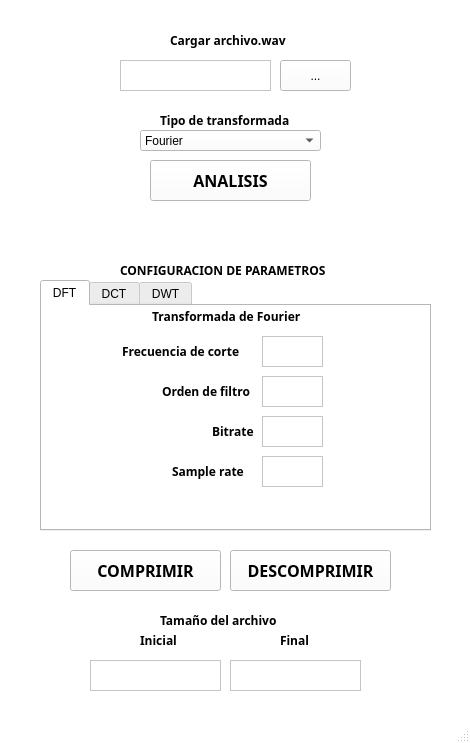
<?xml version="1.0" encoding="UTF-8"?>
<ui version="4.0">
 <class>MainWindow</class>
 <widget class="QMainWindow" name="MainWindow">
  <property name="enabled">
   <bool>true</bool>
  </property>
  <property name="geometry">
   <rect>
    <x>0</x>
    <y>0</y>
    <width>470</width>
    <height>743</height>
   </rect>
  </property>
  <property name="baseSize">
   <size>
    <width>400</width>
    <height>500</height>
   </size>
  </property>
  <property name="palette">
   <palette>
    <active>
     <colorrole role="WindowText">
      <brush brushstyle="SolidPattern">
       <color alpha="255">
        <red>0</red>
        <green>0</green>
        <blue>0</blue>
       </color>
      </brush>
     </colorrole>
     <colorrole role="Button">
      <brush brushstyle="SolidPattern">
       <color alpha="255">
        <red>255</red>
        <green>255</green>
        <blue>255</blue>
       </color>
      </brush>
     </colorrole>
     <colorrole role="Light">
      <brush brushstyle="SolidPattern">
       <color alpha="255">
        <red>255</red>
        <green>255</green>
        <blue>255</blue>
       </color>
      </brush>
     </colorrole>
     <colorrole role="Midlight">
      <brush brushstyle="SolidPattern">
       <color alpha="255">
        <red>255</red>
        <green>255</green>
        <blue>255</blue>
       </color>
      </brush>
     </colorrole>
     <colorrole role="Dark">
      <brush brushstyle="SolidPattern">
       <color alpha="255">
        <red>127</red>
        <green>127</green>
        <blue>127</blue>
       </color>
      </brush>
     </colorrole>
     <colorrole role="Mid">
      <brush brushstyle="SolidPattern">
       <color alpha="255">
        <red>170</red>
        <green>170</green>
        <blue>170</blue>
       </color>
      </brush>
     </colorrole>
     <colorrole role="Text">
      <brush brushstyle="SolidPattern">
       <color alpha="255">
        <red>0</red>
        <green>0</green>
        <blue>0</blue>
       </color>
      </brush>
     </colorrole>
     <colorrole role="BrightText">
      <brush brushstyle="SolidPattern">
       <color alpha="255">
        <red>255</red>
        <green>255</green>
        <blue>255</blue>
       </color>
      </brush>
     </colorrole>
     <colorrole role="ButtonText">
      <brush brushstyle="SolidPattern">
       <color alpha="255">
        <red>0</red>
        <green>0</green>
        <blue>0</blue>
       </color>
      </brush>
     </colorrole>
     <colorrole role="Base">
      <brush brushstyle="SolidPattern">
       <color alpha="255">
        <red>255</red>
        <green>255</green>
        <blue>255</blue>
       </color>
      </brush>
     </colorrole>
     <colorrole role="Window">
      <brush brushstyle="SolidPattern">
       <color alpha="255">
        <red>255</red>
        <green>255</green>
        <blue>255</blue>
       </color>
      </brush>
     </colorrole>
     <colorrole role="Shadow">
      <brush brushstyle="SolidPattern">
       <color alpha="255">
        <red>0</red>
        <green>0</green>
        <blue>0</blue>
       </color>
      </brush>
     </colorrole>
     <colorrole role="AlternateBase">
      <brush brushstyle="SolidPattern">
       <color alpha="255">
        <red>255</red>
        <green>255</green>
        <blue>255</blue>
       </color>
      </brush>
     </colorrole>
     <colorrole role="ToolTipBase">
      <brush brushstyle="SolidPattern">
       <color alpha="255">
        <red>255</red>
        <green>255</green>
        <blue>220</blue>
       </color>
      </brush>
     </colorrole>
     <colorrole role="ToolTipText">
      <brush brushstyle="SolidPattern">
       <color alpha="255">
        <red>0</red>
        <green>0</green>
        <blue>0</blue>
       </color>
      </brush>
     </colorrole>
     <colorrole role="PlaceholderText">
      <brush brushstyle="SolidPattern">
       <color alpha="127">
        <red>0</red>
        <green>0</green>
        <blue>0</blue>
       </color>
      </brush>
     </colorrole>
    </active>
    <inactive>
     <colorrole role="WindowText">
      <brush brushstyle="SolidPattern">
       <color alpha="255">
        <red>0</red>
        <green>0</green>
        <blue>0</blue>
       </color>
      </brush>
     </colorrole>
     <colorrole role="Button">
      <brush brushstyle="SolidPattern">
       <color alpha="255">
        <red>255</red>
        <green>255</green>
        <blue>255</blue>
       </color>
      </brush>
     </colorrole>
     <colorrole role="Light">
      <brush brushstyle="SolidPattern">
       <color alpha="255">
        <red>255</red>
        <green>255</green>
        <blue>255</blue>
       </color>
      </brush>
     </colorrole>
     <colorrole role="Midlight">
      <brush brushstyle="SolidPattern">
       <color alpha="255">
        <red>255</red>
        <green>255</green>
        <blue>255</blue>
       </color>
      </brush>
     </colorrole>
     <colorrole role="Dark">
      <brush brushstyle="SolidPattern">
       <color alpha="255">
        <red>127</red>
        <green>127</green>
        <blue>127</blue>
       </color>
      </brush>
     </colorrole>
     <colorrole role="Mid">
      <brush brushstyle="SolidPattern">
       <color alpha="255">
        <red>170</red>
        <green>170</green>
        <blue>170</blue>
       </color>
      </brush>
     </colorrole>
     <colorrole role="Text">
      <brush brushstyle="SolidPattern">
       <color alpha="255">
        <red>0</red>
        <green>0</green>
        <blue>0</blue>
       </color>
      </brush>
     </colorrole>
     <colorrole role="BrightText">
      <brush brushstyle="SolidPattern">
       <color alpha="255">
        <red>255</red>
        <green>255</green>
        <blue>255</blue>
       </color>
      </brush>
     </colorrole>
     <colorrole role="ButtonText">
      <brush brushstyle="SolidPattern">
       <color alpha="255">
        <red>0</red>
        <green>0</green>
        <blue>0</blue>
       </color>
      </brush>
     </colorrole>
     <colorrole role="Base">
      <brush brushstyle="SolidPattern">
       <color alpha="255">
        <red>255</red>
        <green>255</green>
        <blue>255</blue>
       </color>
      </brush>
     </colorrole>
     <colorrole role="Window">
      <brush brushstyle="SolidPattern">
       <color alpha="255">
        <red>255</red>
        <green>255</green>
        <blue>255</blue>
       </color>
      </brush>
     </colorrole>
     <colorrole role="Shadow">
      <brush brushstyle="SolidPattern">
       <color alpha="255">
        <red>0</red>
        <green>0</green>
        <blue>0</blue>
       </color>
      </brush>
     </colorrole>
     <colorrole role="AlternateBase">
      <brush brushstyle="SolidPattern">
       <color alpha="255">
        <red>255</red>
        <green>255</green>
        <blue>255</blue>
       </color>
      </brush>
     </colorrole>
     <colorrole role="ToolTipBase">
      <brush brushstyle="SolidPattern">
       <color alpha="255">
        <red>255</red>
        <green>255</green>
        <blue>220</blue>
       </color>
      </brush>
     </colorrole>
     <colorrole role="ToolTipText">
      <brush brushstyle="SolidPattern">
       <color alpha="255">
        <red>0</red>
        <green>0</green>
        <blue>0</blue>
       </color>
      </brush>
     </colorrole>
     <colorrole role="PlaceholderText">
      <brush brushstyle="SolidPattern">
       <color alpha="127">
        <red>0</red>
        <green>0</green>
        <blue>0</blue>
       </color>
      </brush>
     </colorrole>
    </inactive>
    <disabled>
     <colorrole role="WindowText">
      <brush brushstyle="SolidPattern">
       <color alpha="255">
        <red>127</red>
        <green>127</green>
        <blue>127</blue>
       </color>
      </brush>
     </colorrole>
     <colorrole role="Button">
      <brush brushstyle="SolidPattern">
       <color alpha="255">
        <red>255</red>
        <green>255</green>
        <blue>255</blue>
       </color>
      </brush>
     </colorrole>
     <colorrole role="Light">
      <brush brushstyle="SolidPattern">
       <color alpha="255">
        <red>255</red>
        <green>255</green>
        <blue>255</blue>
       </color>
      </brush>
     </colorrole>
     <colorrole role="Midlight">
      <brush brushstyle="SolidPattern">
       <color alpha="255">
        <red>255</red>
        <green>255</green>
        <blue>255</blue>
       </color>
      </brush>
     </colorrole>
     <colorrole role="Dark">
      <brush brushstyle="SolidPattern">
       <color alpha="255">
        <red>127</red>
        <green>127</green>
        <blue>127</blue>
       </color>
      </brush>
     </colorrole>
     <colorrole role="Mid">
      <brush brushstyle="SolidPattern">
       <color alpha="255">
        <red>170</red>
        <green>170</green>
        <blue>170</blue>
       </color>
      </brush>
     </colorrole>
     <colorrole role="Text">
      <brush brushstyle="SolidPattern">
       <color alpha="255">
        <red>127</red>
        <green>127</green>
        <blue>127</blue>
       </color>
      </brush>
     </colorrole>
     <colorrole role="BrightText">
      <brush brushstyle="SolidPattern">
       <color alpha="255">
        <red>255</red>
        <green>255</green>
        <blue>255</blue>
       </color>
      </brush>
     </colorrole>
     <colorrole role="ButtonText">
      <brush brushstyle="SolidPattern">
       <color alpha="255">
        <red>127</red>
        <green>127</green>
        <blue>127</blue>
       </color>
      </brush>
     </colorrole>
     <colorrole role="Base">
      <brush brushstyle="SolidPattern">
       <color alpha="255">
        <red>255</red>
        <green>255</green>
        <blue>255</blue>
       </color>
      </brush>
     </colorrole>
     <colorrole role="Window">
      <brush brushstyle="SolidPattern">
       <color alpha="255">
        <red>255</red>
        <green>255</green>
        <blue>255</blue>
       </color>
      </brush>
     </colorrole>
     <colorrole role="Shadow">
      <brush brushstyle="SolidPattern">
       <color alpha="255">
        <red>0</red>
        <green>0</green>
        <blue>0</blue>
       </color>
      </brush>
     </colorrole>
     <colorrole role="AlternateBase">
      <brush brushstyle="SolidPattern">
       <color alpha="255">
        <red>255</red>
        <green>255</green>
        <blue>255</blue>
       </color>
      </brush>
     </colorrole>
     <colorrole role="ToolTipBase">
      <brush brushstyle="SolidPattern">
       <color alpha="255">
        <red>255</red>
        <green>255</green>
        <blue>220</blue>
       </color>
      </brush>
     </colorrole>
     <colorrole role="ToolTipText">
      <brush brushstyle="SolidPattern">
       <color alpha="255">
        <red>0</red>
        <green>0</green>
        <blue>0</blue>
       </color>
      </brush>
     </colorrole>
     <colorrole role="PlaceholderText">
      <brush brushstyle="SolidPattern">
       <color alpha="127">
        <red>127</red>
        <green>127</green>
        <blue>127</blue>
       </color>
      </brush>
     </colorrole>
    </disabled>
   </palette>
  </property>
  <property name="font">
   <font>
    <bold>false</bold>
   </font>
  </property>
  <property name="windowTitle">
   <string>Compresor de audio</string>
  </property>
  <property name="documentMode">
   <bool>false</bool>
  </property>
  <widget class="QWidget" name="centralwidget">
   <widget class="QComboBox" name="cbx_transformada">
    <property name="geometry">
     <rect>
      <x>140</x>
      <y>130</y>
      <width>181</width>
      <height>21</height>
     </rect>
    </property>
    <property name="font">
     <font>
      <family>Arial</family>
      <bold>false</bold>
     </font>
    </property>
    <item>
     <property name="text">
      <string>Fourier</string>
     </property>
    </item>
    <item>
     <property name="text">
      <string>Coseno discreto</string>
     </property>
    </item>
    <item>
     <property name="text">
      <string>Wavelet</string>
     </property>
    </item>
   </widget>
   <widget class="QLabel" name="label">
    <property name="geometry">
     <rect>
      <x>160</x>
      <y>110</y>
      <width>151</width>
      <height>21</height>
     </rect>
    </property>
    <property name="font">
     <font>
      <family>Arial Black</family>
      <italic>false</italic>
      <bold>true</bold>
     </font>
    </property>
    <property name="text">
     <string>Tipo de transformada</string>
    </property>
   </widget>
   <widget class="QPushButton" name="button_comprimir">
    <property name="geometry">
     <rect>
      <x>70</x>
      <y>550</y>
      <width>151</width>
      <height>41</height>
     </rect>
    </property>
    <property name="font">
     <font>
      <family>Arial Black</family>
      <pointsize>12</pointsize>
      <italic>false</italic>
      <bold>true</bold>
      <kerning>true</kerning>
     </font>
    </property>
    <property name="text">
     <string>COMPRIMIR</string>
    </property>
    <property name="checkable">
     <bool>false</bool>
    </property>
   </widget>
   <widget class="QToolButton" name="cargar_button">
    <property name="geometry">
     <rect>
      <x>280</x>
      <y>60</y>
      <width>71</width>
      <height>31</height>
     </rect>
    </property>
    <property name="text">
     <string>...</string>
    </property>
   </widget>
   <widget class="QLabel" name="label_2">
    <property name="geometry">
     <rect>
      <x>170</x>
      <y>30</y>
      <width>131</width>
      <height>21</height>
     </rect>
    </property>
    <property name="font">
     <font>
      <family>Arial Black</family>
      <italic>false</italic>
      <bold>true</bold>
     </font>
    </property>
    <property name="text">
     <string>Cargar archivo.wav</string>
    </property>
   </widget>
   <widget class="QTextEdit" name="texteditor1">
    <property name="enabled">
     <bool>false</bool>
    </property>
    <property name="geometry">
     <rect>
      <x>120</x>
      <y>60</y>
      <width>151</width>
      <height>31</height>
     </rect>
    </property>
   </widget>
   <widget class="QPushButton" name="button_descomprimir">
    <property name="geometry">
     <rect>
      <x>230</x>
      <y>550</y>
      <width>161</width>
      <height>41</height>
     </rect>
    </property>
    <property name="font">
     <font>
      <family>Arial Black</family>
      <pointsize>12</pointsize>
      <italic>false</italic>
      <bold>true</bold>
      <kerning>true</kerning>
     </font>
    </property>
    <property name="text">
     <string>DESCOMPRIMIR</string>
    </property>
    <property name="checkable">
     <bool>false</bool>
    </property>
   </widget>
   <widget class="QPushButton" name="button_analisis">
    <property name="geometry">
     <rect>
      <x>150</x>
      <y>160</y>
      <width>161</width>
      <height>41</height>
     </rect>
    </property>
    <property name="font">
     <font>
      <family>Arial Black</family>
      <pointsize>12</pointsize>
      <italic>false</italic>
      <bold>true</bold>
      <kerning>true</kerning>
     </font>
    </property>
    <property name="text">
     <string>ANALISIS</string>
    </property>
    <property name="checkable">
     <bool>false</bool>
    </property>
   </widget>
   <widget class="QTabWidget" name="tabWidget">
    <property name="geometry">
     <rect>
      <x>40</x>
      <y>280</y>
      <width>391</width>
      <height>251</height>
     </rect>
    </property>
    <property name="currentIndex">
     <number>0</number>
    </property>
    <widget class="QWidget" name="tab_3">
     <attribute name="title">
      <string>DFT</string>
     </attribute>
     <widget class="QTextEdit" name="textEdit_DFT_Orden">
      <property name="geometry">
       <rect>
        <x>220</x>
        <y>70</y>
        <width>61</width>
        <height>31</height>
       </rect>
      </property>
     </widget>
     <widget class="QLabel" name="label_3">
      <property name="geometry">
       <rect>
        <x>110</x>
        <y>0</y>
        <width>171</width>
        <height>21</height>
       </rect>
      </property>
      <property name="font">
       <font>
        <family>Arial Black</family>
        <italic>false</italic>
        <bold>true</bold>
       </font>
      </property>
      <property name="text">
       <string>Transformada de Fourier</string>
      </property>
     </widget>
     <widget class="QTextEdit" name="textEdit_DFT_f_corte">
      <property name="geometry">
       <rect>
        <x>220</x>
        <y>30</y>
        <width>61</width>
        <height>31</height>
       </rect>
      </property>
     </widget>
     <widget class="QTextEdit" name="textEdit_fft_bitrate">
      <property name="geometry">
       <rect>
        <x>220</x>
        <y>110</y>
        <width>61</width>
        <height>31</height>
       </rect>
      </property>
     </widget>
     <widget class="QLabel" name="label_10">
      <property name="geometry">
       <rect>
        <x>80</x>
        <y>20</y>
        <width>141</width>
        <height>51</height>
       </rect>
      </property>
      <property name="font">
       <font>
        <family>Arial Black</family>
        <italic>false</italic>
        <bold>true</bold>
       </font>
      </property>
      <property name="text">
       <string>Frecuencia de corte</string>
      </property>
     </widget>
     <widget class="QLabel" name="label_11">
      <property name="geometry">
       <rect>
        <x>120</x>
        <y>60</y>
        <width>101</width>
        <height>51</height>
       </rect>
      </property>
      <property name="font">
       <font>
        <family>Arial Black</family>
        <italic>false</italic>
        <bold>true</bold>
       </font>
      </property>
      <property name="text">
       <string>Orden de filtro</string>
      </property>
     </widget>
     <widget class="QLabel" name="label_12">
      <property name="geometry">
       <rect>
        <x>170</x>
        <y>100</y>
        <width>51</width>
        <height>51</height>
       </rect>
      </property>
      <property name="font">
       <font>
        <family>Arial Black</family>
        <italic>false</italic>
        <bold>true</bold>
       </font>
      </property>
      <property name="text">
       <string>Bitrate</string>
      </property>
     </widget>
     <widget class="QLabel" name="label_13">
      <property name="geometry">
       <rect>
        <x>130</x>
        <y>140</y>
        <width>81</width>
        <height>51</height>
       </rect>
      </property>
      <property name="font">
       <font>
        <family>Arial Black</family>
        <italic>false</italic>
        <bold>true</bold>
       </font>
      </property>
      <property name="text">
       <string>Sample rate</string>
      </property>
     </widget>
     <widget class="QTextEdit" name="textEdit_fft_samplerate">
      <property name="geometry">
       <rect>
        <x>220</x>
        <y>150</y>
        <width>61</width>
        <height>31</height>
       </rect>
      </property>
     </widget>
    </widget>
    <widget class="QWidget" name="tab_4">
     <attribute name="title">
      <string>DCT</string>
     </attribute>
     <widget class="QLabel" name="label_5">
      <property name="geometry">
       <rect>
        <x>70</x>
        <y>0</y>
        <width>251</width>
        <height>21</height>
       </rect>
      </property>
      <property name="font">
       <font>
        <family>Arial Black</family>
        <italic>false</italic>
        <bold>true</bold>
       </font>
      </property>
      <property name="text">
       <string>Transformada de Discreta del Coseno</string>
      </property>
     </widget>
     <widget class="QTextEdit" name="textEdit_DCT_Umbral_de_corte">
      <property name="geometry">
       <rect>
        <x>190</x>
        <y>40</y>
        <width>61</width>
        <height>31</height>
       </rect>
      </property>
     </widget>
     <widget class="QLabel" name="label_14">
      <property name="geometry">
       <rect>
        <x>130</x>
        <y>30</y>
        <width>51</width>
        <height>51</height>
       </rect>
      </property>
      <property name="font">
       <font>
        <family>Arial Black</family>
        <italic>false</italic>
        <bold>true</bold>
       </font>
      </property>
      <property name="text">
       <string>Umbral</string>
      </property>
     </widget>
     <widget class="QTextEdit" name="textEdit_DCT_bitrate">
      <property name="geometry">
       <rect>
        <x>190</x>
        <y>90</y>
        <width>61</width>
        <height>31</height>
       </rect>
      </property>
     </widget>
     <widget class="QLabel" name="label_15">
      <property name="geometry">
       <rect>
        <x>100</x>
        <y>120</y>
        <width>81</width>
        <height>51</height>
       </rect>
      </property>
      <property name="font">
       <font>
        <family>Arial Black</family>
        <italic>false</italic>
        <bold>true</bold>
       </font>
      </property>
      <property name="text">
       <string>Sample rate</string>
      </property>
     </widget>
     <widget class="QLabel" name="label_16">
      <property name="geometry">
       <rect>
        <x>140</x>
        <y>80</y>
        <width>51</width>
        <height>51</height>
       </rect>
      </property>
      <property name="font">
       <font>
        <family>Arial Black</family>
        <italic>false</italic>
        <bold>true</bold>
       </font>
      </property>
      <property name="text">
       <string>Bitrate</string>
      </property>
     </widget>
     <widget class="QTextEdit" name="textEdit_DCT_samplerate_">
      <property name="geometry">
       <rect>
        <x>190</x>
        <y>130</y>
        <width>61</width>
        <height>31</height>
       </rect>
      </property>
     </widget>
    </widget>
    <widget class="QWidget" name="tab_7">
     <attribute name="title">
      <string>DWT</string>
     </attribute>
     <widget class="QLabel" name="label_6">
      <property name="geometry">
       <rect>
        <x>100</x>
        <y>0</y>
        <width>171</width>
        <height>21</height>
       </rect>
      </property>
      <property name="font">
       <font>
        <family>Arial Black</family>
        <italic>false</italic>
        <bold>true</bold>
       </font>
      </property>
      <property name="text">
       <string>Transformada de Wavelet</string>
      </property>
     </widget>
     <widget class="QTextEdit" name="textEdit_DWT_Umbral_de_corte">
      <property name="geometry">
       <rect>
        <x>200</x>
        <y>40</y>
        <width>61</width>
        <height>31</height>
       </rect>
      </property>
     </widget>
     <widget class="QTextEdit" name="textEdit_DWR_samplerate">
      <property name="geometry">
       <rect>
        <x>200</x>
        <y>130</y>
        <width>61</width>
        <height>31</height>
       </rect>
      </property>
     </widget>
     <widget class="QTextEdit" name="textEdit_DWT_bitrate">
      <property name="geometry">
       <rect>
        <x>200</x>
        <y>90</y>
        <width>61</width>
        <height>31</height>
       </rect>
      </property>
     </widget>
     <widget class="QLabel" name="label_17">
      <property name="geometry">
       <rect>
        <x>140</x>
        <y>30</y>
        <width>51</width>
        <height>51</height>
       </rect>
      </property>
      <property name="font">
       <font>
        <family>Arial Black</family>
        <italic>false</italic>
        <bold>true</bold>
       </font>
      </property>
      <property name="text">
       <string>Umbral</string>
      </property>
     </widget>
     <widget class="QLabel" name="label_18">
      <property name="geometry">
       <rect>
        <x>110</x>
        <y>120</y>
        <width>81</width>
        <height>51</height>
       </rect>
      </property>
      <property name="font">
       <font>
        <family>Arial Black</family>
        <italic>false</italic>
        <bold>true</bold>
       </font>
      </property>
      <property name="text">
       <string>Sample rate</string>
      </property>
     </widget>
     <widget class="QLabel" name="label_19">
      <property name="geometry">
       <rect>
        <x>150</x>
        <y>80</y>
        <width>51</width>
        <height>51</height>
       </rect>
      </property>
      <property name="font">
       <font>
        <family>Arial Black</family>
        <italic>false</italic>
        <bold>true</bold>
       </font>
      </property>
      <property name="text">
       <string>Bitrate</string>
      </property>
     </widget>
    </widget>
   </widget>
   <widget class="QLabel" name="label_4">
    <property name="geometry">
     <rect>
      <x>120</x>
      <y>260</y>
      <width>241</width>
      <height>21</height>
     </rect>
    </property>
    <property name="font">
     <font>
      <family>Arial Black</family>
      <italic>false</italic>
      <bold>true</bold>
     </font>
    </property>
    <property name="text">
     <string>CONFIGURACION DE PARAMETROS</string>
    </property>
   </widget>
   <widget class="QLabel" name="label_7">
    <property name="geometry">
     <rect>
      <x>160</x>
      <y>610</y>
      <width>141</width>
      <height>21</height>
     </rect>
    </property>
    <property name="font">
     <font>
      <family>Arial Black</family>
      <italic>false</italic>
      <bold>true</bold>
     </font>
    </property>
    <property name="text">
     <string>Tamaño del archivo</string>
    </property>
   </widget>
   <widget class="QTextEdit" name="textEdit_TAMANO_INICIAL">
    <property name="enabled">
     <bool>false</bool>
    </property>
    <property name="geometry">
     <rect>
      <x>90</x>
      <y>660</y>
      <width>131</width>
      <height>31</height>
     </rect>
    </property>
   </widget>
   <widget class="QTextEdit" name="textEdit_TAMANO_FINAL">
    <property name="enabled">
     <bool>false</bool>
    </property>
    <property name="geometry">
     <rect>
      <x>230</x>
      <y>660</y>
      <width>131</width>
      <height>31</height>
     </rect>
    </property>
   </widget>
   <widget class="QLabel" name="label_8">
    <property name="geometry">
     <rect>
      <x>140</x>
      <y>630</y>
      <width>61</width>
      <height>21</height>
     </rect>
    </property>
    <property name="font">
     <font>
      <family>Arial Black</family>
      <italic>false</italic>
      <bold>true</bold>
     </font>
    </property>
    <property name="text">
     <string>Inicial</string>
    </property>
   </widget>
   <widget class="QLabel" name="label_9">
    <property name="geometry">
     <rect>
      <x>280</x>
      <y>630</y>
      <width>41</width>
      <height>21</height>
     </rect>
    </property>
    <property name="font">
     <font>
      <family>Arial Black</family>
      <italic>false</italic>
      <bold>true</bold>
     </font>
    </property>
    <property name="text">
     <string>Final</string>
    </property>
   </widget>
  </widget>
  <widget class="QMenuBar" name="menubar">
   <property name="geometry">
    <rect>
     <x>0</x>
     <y>0</y>
     <width>470</width>
     <height>22</height>
    </rect>
   </property>
  </widget>
  <widget class="QStatusBar" name="statusbar"/>
 </widget>
 <resources/>
 <connections/>
</ui>
